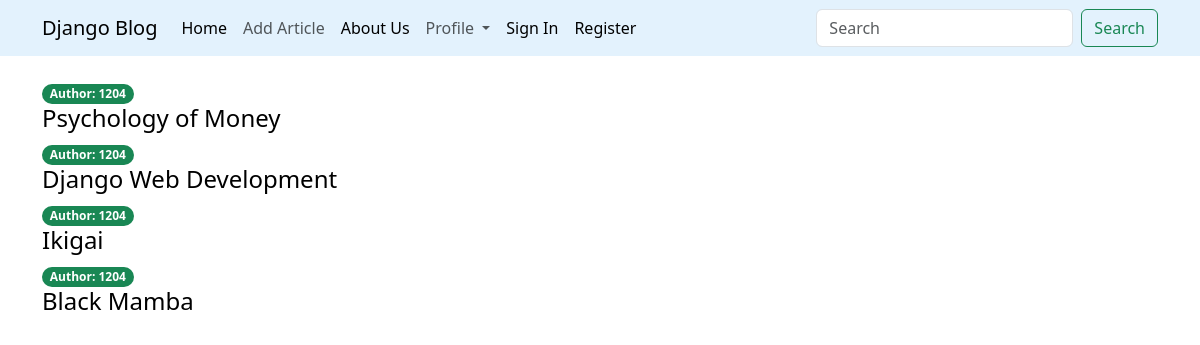
The app's page /articles/ with its own data.
### articles/models.py (models this page shows, shortened)
class Article(models.Model):
    title = models.CharField(max_length=200)
    description = models.TextField()
    slug = models.SlugField(max_length=100, unique=True)
    published = models.DateTimeField(auto_now_add=True)
    author = models.ForeignKey(User, on_delete=models.CASCADE)

### articles/views.py (the view)
# urls.py: path('', article_list, name='article_list'),
def article_list(request):
    article_list = Article.objects.all().order_by('-published')
    return render(request, 'articles.html', {'article_list': article_list})

### articles/templates/articles.html (shortened to what this page needs)
{% extends 'base.html' %}
{% block body %}
<div class="container mt-4">
    {% for article in article_list %}
        <span class="badge rounded-pill bg-success"> Author: {{article.author}}</span>
        <h4 ><a class="link-style" href="{% url 'article_details' article.slug %}"> {{article.title}}</a></h4>
    {% endfor %}
</div>
{% endblock %}

### articles/templates/articles.html (style rules this page uses)
.link-style { text-decoration:none; color:black; }

### records on screen
Article: author "1204", title "Psychology of Money"
Article: author "1204", title "Django Web Development"
Article: author "1204", title "Ikigai"
Article: author "1204", title "Black Mamba"
